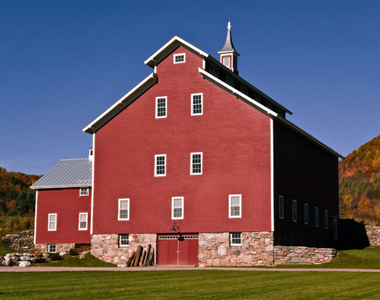
%> input picture Datasets/barn.jpg, 380 x 300 px
$ octave main.m   (GNU Octave 9; MATLAB toolbox functions it lacks are replaced by stand-ins)
%> lines starting %> are read from the running program, lines starting %| are printed output that depends on the picture; in (x1, y1, x2, y2) boxes, pixels count from 0 and x2, y2 are one past the last pixel; in counts of white or black regions, pixels touching at a corner belong together; the program's own positions count from 1
### Harris_corner_detect.m
%Source Code: http://blog.csdn.net/anymake_ren/article/details/21298807

function [Corner_Location, corner_count, CRFmax] = Harris_corner_detect( gray_img )
%%%Prewitt Operator Corner Detection.m
%%%时间优化--相邻像素用取差的方法求Harris角点
%%
Image = im2uint8(gray_img);

dx = [-1 0 1;-1 0 1;-1 0 1];  %dx：横向Prewitt差分模版
Ix2 = filter2(dx,Image).^2;
Iy2 = filter2(dx',Image).^2;
Ixy = filter2(dx,Image).*filter2(dx',Image);

%生成 9*9高斯窗口。窗口越大，探测到的角点越少。
h= fspecial('gaussian',9,2);
A = filter2(h,Ix2);       % 用高斯窗口差分Ix2得到A
B = filter2(h,Iy2);
C = filter2(h,Ixy);
[nrow,ncol] = size(Image);
Corner = zeros(nrow,ncol); %zeros用来产生一个全零矩阵，故矩阵Corner用来保存候选角点位置,初值全零，值为1的点是角点

%参数t:点(i,j)八邻域的“相似度”参数，只有中心点与邻域其他八个点的像素值之差在
%（-t,+t）之间，才确认它们为相似点，相似点不在候选角点之列
t=20;

%我并没有全部检测图像每个点，而是除去了边界上boundary个像素，也就是从第8行第8列开始遍历。
%因为我们感兴趣的角点并不出现在边界上
%个人觉得这一部分是的主要目的是找出可能是角点的点，缩小范围，加快运算速度。
%具体思想是如果中心点（i,j）周围8个点中有7、8个点灰度值与之相似，那么该中心点应该处于平坦区域，不可能为角点，
%如果中心点（i,j）周围只有1个点或者没有点与之相似，那么该中心点也不可能为角点。
boundary=2;
for i=boundary:nrow-boundary+1
    for j=boundary:ncol-boundary+1
        nlike=0; %相似点个数
        if Image(i-1,j-1)>Image(i,j)-t && Image(i-1,j-1)<Image(i,j)+t
            nlike=nlike+1;
        end
        if Image(i-1,j)>Image(i,j)-t && Image(i-1,j)<Image(i,j)+t
            nlike=nlike+1;
        end
        if Image(i-1,j+1)>Image(i,j)-t && Image(i-1,j+1)<Image(i,j)+t
            nlike=nlike+1;
        end
        if Image(i,j-1)>Image(i,j)-t && Image(i,j-1)<Image(i,j)+t
            nlike=nlike+1;
        end
        if Image(i,j+1)>Image(i,j)-t && Image(i,j+1)<Image(i,j)+t
            nlike=nlike+1;
        end
        if Image(i+1,j-1)>Image(i,j)-t && Image(i+1,j-1)<Image(i,j)+t
            nlike=nlike+1;
        end
        if Image(i+1,j)>Image(i,j)-t && Image(i+1,j)<Image(i,j)+t
            nlike=nlike+1;
        end
        if Image(i+1,j+1)>Image(i,j)-t && Image(i+1,j+1)<Image(i,j)+t
            nlike=nlike+1;
        end
        if nlike>=2 && nlike<=6
            Corner(i,j)=1;%如果周围有2~6个相似点，那(i,j)就是角点
        end;
    end;
end;
CRF = zeros(nrow,ncol);    % CRF用来保存角点响应函数值,初值全零
CRFmax = 0;                % 图像中角点响应函数的最大值，作阈值之用
m=0.05; %一般取值为0.04~0.06
% 计算CRF
% 工程上常用CRF(i,j) =det(M)/trace(M)计算CRF，那么此时应该将下面第105行的
% 比例系数k设置大一些，k=0.1对采集的这几幅图像来说是一个比较合理的经验值
for i = boundary:nrow-boundary+1
    for j = boundary:ncol-boundary+1
        if Corner(i,j)==1  %只关注候选点
            M = [A(i,j) C(i,j);
                C(i,j) B(i,j)];
            %角点响应函数
            CRF(i,j) = det(M)-m*(trace(M))^2;
            if CRF(i,j) > CRFmax
                CRFmax = CRF(i,j);
            end;
        end
    end;
end;
% CRFmax
count = 0;       % 用来记录角点的个数
t=0.01;
CRF_threshold = t*CRFmax;
% CRF是正直且很大的时候是角点，CRFR是正直且很小是平坦区域，那么怎么界定很大和很小？
% 这就是t的作用，设置t如果比较大些，可以起到宁可错杀一千不可放过一个的效果
% 下面通过一个3*3的窗口来判断当前位置是否为角点
for i = boundary:nrow-boundary+1
    for j = boundary:ncol-boundary+1
        if Corner(i,j)==1  % 只关注候选点的八邻域(非极大值抑制，3*3窗口)
            if CRF(i,j) > CRF_threshold && CRF(i,j) >CRF(i-1,j-1) ......%?????为什么要CRF(i,j) > t*CRFmax啊？求大神告知
                    && CRF(i,j) > CRF(i-1,j) && CRF(i,j) > CRF(i-1,j+1) ......
                    && CRF(i,j) > CRF(i,j-1) && CRF(i,j) > CRF(i,j+1) ......
                    && CRF(i,j) > CRF(i+1,j-1) && CRF(i,j) > CRF(i+1,j)......
                    && CRF(i,j) > CRF(i+1,j+1)
                count=count+1;%这个是角点，count加1
%                 CRF(i,j)
%                 t*CRFmax
            else % 如果当前位置（i,j）不是角点，则在Corner(i,j)中删除对该候选角点的记录
                Corner(i,j) = 0;
            end;
        end;
    end;
end;
% disp('角点个数');
% disp(count)
corner_count = count;

k=0;
Corner_Location=[];
% 矩阵里面，m是行数，图像的H方向，n是列数，图像的W方向,实际对应坐标时则是x=n，y=m.
for i=1:nrow
    for j=1:ncol
        if Corner(i,j)==1
            k=k+1;
            Corner_Location(k,:)=[i,j];
        end
    end
end

% [26 lines of commented-out code are left out]

end

### SUSAN_corner_detect.m
% Copyright (c) 2011, Wiggin
% All rights reserved.
%
% Redistribution and use in source and binary forms, with or without
% modification, are permitted provided that the following conditions are
% met:
%
%     * Redistributions of source code must retain the above copyright
%       notice, this list of conditions and the following disclaimer.
%     * Redistributions in binary form must reproduce the above copyright
%       notice, this list of conditions and the following disclaimer in
%       the documentation and/or other materials provided with the distribution
%
% THIS SOFTWARE IS PROVIDED BY THE COPYRIGHT HOLDERS AND CONTRIBUTORS "AS IS"
% AND ANY EXPRESS OR IMPLIED WARRANTIES, INCLUDING, BUT NOT LIMITED TO, THE
% IMPLIED WARRANTIES OF MERCHANTABILITY AND FITNESS FOR A PARTICULAR PURPOSE
% ARE DISCLAIMED. IN NO EVENT SHALL THE COPYRIGHT OWNER OR CONTRIBUTORS BE
% LIABLE FOR ANY DIRECT, INDIRECT, INCIDENTAL, SPECIAL, EXEMPLARY, OR
% CONSEQUENTIAL DAMAGES (INCLUDING, BUT NOT LIMITED TO, PROCUREMENT OF
% SUBSTITUTE GOODS OR SERVICES; LOSS OF USE, DATA, OR PROFITS; OR BUSINESS
% INTERRUPTION) HOWEVER CAUSED AND ON ANY THEORY OF LIABILITY, WHETHER IN
% CONTRACT, STRICT LIABILITY, OR TORT (INCLUDING NEGLIGENCE OR OTHERWISE)
% ARISING IN ANY WAY OUT OF THE USE OF THIS SOFTWARE, EVEN IF ADVISED OF THE
% POSSIBILITY OF SUCH DAMAGE.
% LINK: https://cn.mathworks.com/matlabcentral/fileexchange/30789-corner-detection-using-susan-operator

function [Corner_Location,corner_count] = SUSAN_corner_detect( img )
%SUSAN Corner detection using SUSAN method.
%   [R C] = SUSAN(IMG)	Rows and columns of corner points are returned.
%	Edward @ THUEE, xjed09@gmail.com
img = im2double(img);
maskSz = [7 7];
fun = @(img) susanFun(img);
Corner = nlfilter(img,maskSz,fun); % 通用滑块邻域操作函数
[r,c] = find(Corner);

% k=0;
Corner_Location = [r,c];
corner_count = length(find(Corner));
% [8 lines of commented-out code are left out]


end

% [11 lines of commented-out code are left out]

function res = susanFun(img)
% SUSANFUN  Determine if the center of the image patch IMG
%	is corner(res = 1) or not(res = 0)


mask = [...
	0 0 1 1 1 0 0
	0 1 1 1 1 1 0
	1 1 1 1 1 1 1
	1 1 1 1 1 1 1
	1 1 1 1 1 1 1
	0 1 1 1 1 1 0
	0 0 1 1 1 0 0];

% uses 2 thresholds to distinguish corners from edges
thGeo = (nnz(mask)-1)*.3; % nnz: Number of nonzero matrix elements.
thGeo1 = (nnz(mask)-1)*.4;
thGeo2 = (nnz(mask)-1)*.4;
thT = .06;
thT1 = .04;

sz = size(img,1);
usan = ones(sz)*img(round(sz/2),round(sz/2)); %

similar = (abs(usan-img)<thT);
similar = similar.*mask;
res = sum(similar(:));
if res < thGeo
	dark = nnz((img-usan<-thT1).*mask);
	bright = nnz((img-usan>thT1).*mask);
	res = min(dark,bright)<thGeo1 && max(dark,bright)>thGeo2;

else
	res = 0;
end

end

### main.m
%% 清理数据
close all;
clear all;
clear;
clc;
%% 读进图像
[filename, pathname] = uigetfile({'*.gif'; '*.bmp'; '*.jpg';'*.png'}, '选择图片');
%> the answer given: Datasets/barn.jpg

%没有图像
if filename == 0
    return;
end
newfilename = filename(1:end-4); % 用于动态保存文件名

imgsrc = imread([pathname, filename]);
%> imgsrc is the input picture: size 300x380x3 uint8; mean R, G, B 104, 87.1, 97.4
% imgsrc = checkerboard;
% [y, x, dim] = size(imgsrc);

% 判断图像是否为灰度图像
if (size(imgsrc,3) ~= 1)
    gray_img = rgb2gray(imgsrc);
else
    gray_img = imgsrc;
end

%% 图像滤波、平滑
sigma = 1;
gausFilter = fspecial('gaussian', [3,3], sigma);
img= imfilter(gray_img, gausFilter, 'replicate');
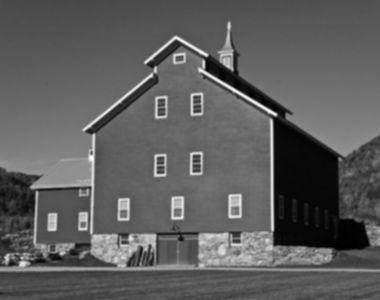
%> img: size 300x380 uint8; min 0, max 253, mean 93.3

if ~isempty(strfind(filename,'demo'))
    level = graythresh(img);%%matlab 自带的自动确定阈值的方法，大津法，类间方差
    img = im2bw(img,level);%%用得到的阈值直接对图像进行二值化
end

if isa(img, 'uint8')
    img = img;
else
    img = im2uint8(img);
end

%% Matlab自带的边缘检测
% bw=graythresh(img);
% bi=im2bw(img,bw);
% ed = edge(bi, 'canny', 0.5);

%% 调用各个角点检测算法求角点
[Corner_harris, corner_count_harris, CRFmax] = Harris_corner_detect(img);
%> in Harris_corner_detect, `Ixy = filter2(dx,Image).*filter2(dx',Image);`:
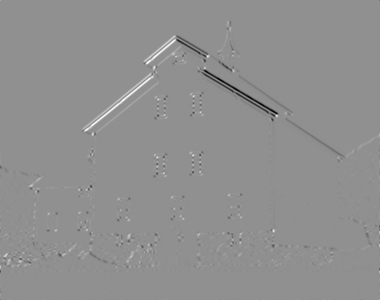
%> Ixy: size 300x380 double; min -119996, max 92460, mean -47.7; drawn with min black and max white
%> in Harris_corner_detect, `A = filter2(h,Ix2);`:
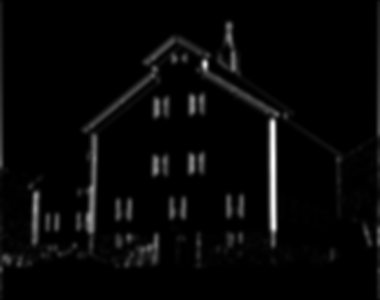
%> A: size 300x380 double; min 0, max 104489.1, mean 3218.4; drawn with min black and max white
%> in Harris_corner_detect, `B = filter2(h,Iy2);`:
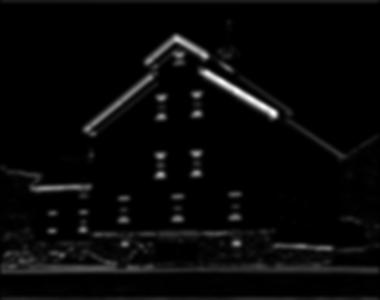
%> B: size 300x380 double; min 0, max 93531.8, mean 3263.6; drawn with min black and max white
%> after the loop in Harris_corner_detect, `for i=boundary:nrow-boundary+1`:
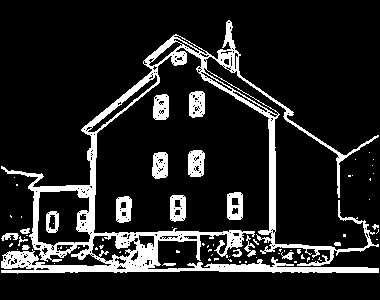
%> Corner: size 300x380 double; values 0 (black) and 1 (white), 13.9% white; 74 white regions (55 under 20 px), largest, box (x1, y1, x2, y2) and area: (1, 20, 379, 274) 12442, (188, 150, 205, 177) 378, (189, 91, 205, 118) 359
%> after the loop in Harris_corner_detect, `for i = boundary:nrow-boundary+1`:
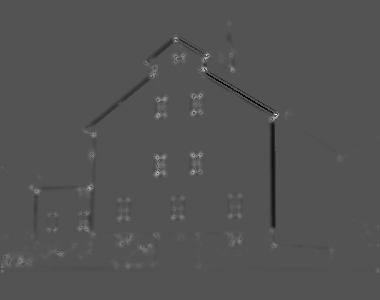
%> CRF: size 300x380 double; min -694866203.5, max 1.42e+09, mean 489788.8; drawn with min black and max white
%> after the loop in Harris_corner_detect, `for i = boundary:nrow-boundary+1`: CRFmax = 1.42e+09; M = [94.96 -35.09; -35.09 12793.9]
%> in Harris_corner_detect, `CRF_threshold = t*CRFmax;`: CRF_threshold = 14166423.3
%> after the loop in Harris_corner_detect, `for i = boundary:nrow-boundary+1`:
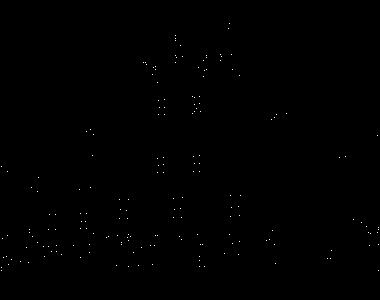
%> Corner: size 300x380 double; values 0 (black) and 1 (white), 0.16% white in thin lines or dots, all inside (x1, y1, x2, y2) = (1, 23, 379, 271)
%> after the loop in Harris_corner_detect, `for i = boundary:nrow-boundary+1`: count = 183
%> after the loop in Harris_corner_detect, `for i=1:nrow`: Corner_Location = 183 rows, first 12: [24 230; 29 229; 36 176; 39 176; 41 176; 46 181; 55 221; 55 232; 56 176; 56 207; 57 183; 57 222]; k = 183
%> Corner_harris has the same summary as Corner_Location in Harris_corner_detect; corner_count_harris = 183; CRFmax = 1.42e+09

[Corner_SUSAN, corner_count_SUSAN] = SUSAN_corner_detect(img);
%> (the run ends here)
